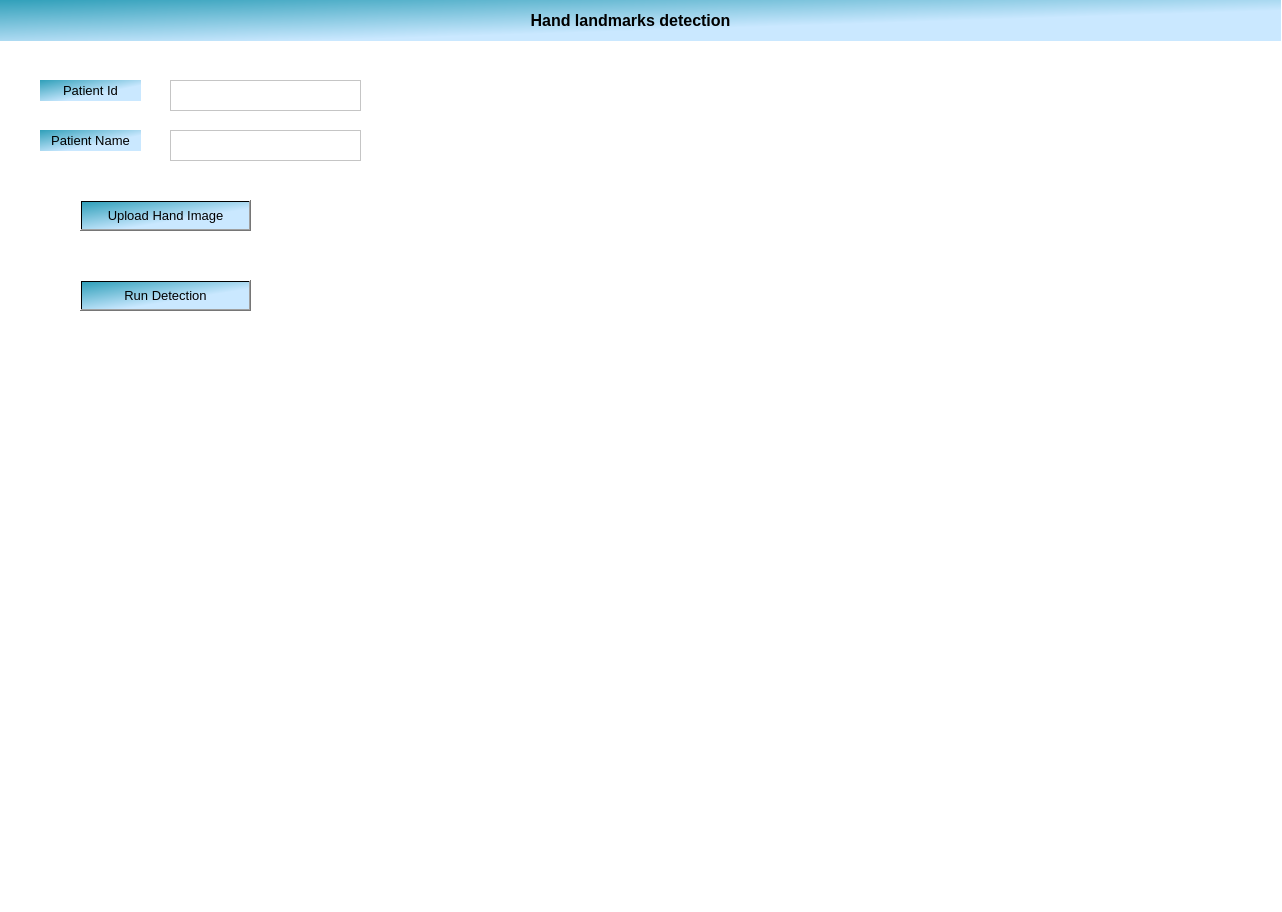
<?xml version="1.0" encoding="UTF-8"?>
<ui version="4.0">
 <class>MainWindow</class>
 <widget class="QMainWindow" name="MainWindow">
  <property name="geometry">
   <rect>
    <x>0</x>
    <y>0</y>
    <width>1282</width>
    <height>912</height>
   </rect>
  </property>
  <property name="windowTitle">
   <string>Hand landmarks</string>
  </property>
  <property name="styleSheet">
   <string notr="true">background-color: rgb(255, 255, 255);
</string>
  </property>
  <widget class="QWidget" name="centralwidget">
   <widget class="QLabel" name="label">
    <property name="geometry">
     <rect>
      <x>-20</x>
      <y>0</y>
      <width>1301</width>
      <height>41</height>
     </rect>
    </property>
    <property name="sizePolicy">
     <sizepolicy hsizetype="Preferred" vsizetype="Preferred">
      <horstretch>0</horstretch>
      <verstretch>0</verstretch>
     </sizepolicy>
    </property>
    <property name="font">
     <font>
      <pointsize>12</pointsize>
      <weight>75</weight>
      <bold>true</bold>
     </font>
    </property>
    <property name="autoFillBackground">
     <bool>false</bool>
    </property>
    <property name="styleSheet">
     <string notr="true">background-color: qlineargradient(spread:reflect, x1:0, y1:0, x2:1, y2:1, stop:0 rgba(47, 159, 185, 255), stop:0.625164 rgba(202, 232, 255, 255));</string>
    </property>
    <property name="text">
     <string>Hand landmarks detection</string>
    </property>
    <property name="alignment">
     <set>Qt::AlignCenter</set>
    </property>
   </widget>
   <widget class="QLabel" name="label_2">
    <property name="geometry">
     <rect>
      <x>40</x>
      <y>80</y>
      <width>101</width>
      <height>21</height>
     </rect>
    </property>
    <property name="font">
     <font>
      <pointsize>10</pointsize>
     </font>
    </property>
    <property name="styleSheet">
     <string notr="true">background-color: qlineargradient(spread:reflect, x1:0, y1:0, x2:1, y2:1, stop:0 rgba(47, 159, 185, 255), stop:0.625164 rgba(202, 232, 255, 255));</string>
    </property>
    <property name="frameShadow">
     <enum>QFrame::Raised</enum>
    </property>
    <property name="text">
     <string>Patient Id</string>
    </property>
    <property name="alignment">
     <set>Qt::AlignCenter</set>
    </property>
   </widget>
   <widget class="QPlainTextEdit" name="plainTextEdit">
    <property name="geometry">
     <rect>
      <x>170</x>
      <y>80</y>
      <width>191</width>
      <height>31</height>
     </rect>
    </property>
   </widget>
   <widget class="QLabel" name="label_3">
    <property name="geometry">
     <rect>
      <x>40</x>
      <y>130</y>
      <width>101</width>
      <height>21</height>
     </rect>
    </property>
    <property name="font">
     <font>
      <pointsize>10</pointsize>
     </font>
    </property>
    <property name="styleSheet">
     <string notr="true">background-color: qlineargradient(spread:reflect, x1:0, y1:0, x2:1, y2:1, stop:0 rgba(47, 159, 185, 255), stop:0.625164 rgba(202, 232, 255, 255));</string>
    </property>
    <property name="frameShadow">
     <enum>QFrame::Raised</enum>
    </property>
    <property name="text">
     <string>Patient Name</string>
    </property>
    <property name="alignment">
     <set>Qt::AlignCenter</set>
    </property>
   </widget>
   <widget class="QPlainTextEdit" name="plainTextEdit_2">
    <property name="geometry">
     <rect>
      <x>170</x>
      <y>130</y>
      <width>191</width>
      <height>31</height>
     </rect>
    </property>
   </widget>
   <widget class="QPushButton" name="pushButton">
    <property name="geometry">
     <rect>
      <x>80</x>
      <y>200</y>
      <width>171</width>
      <height>31</height>
     </rect>
    </property>
    <property name="font">
     <font>
      <pointsize>10</pointsize>
      <weight>50</weight>
      <bold>false</bold>
     </font>
    </property>
    <property name="styleSheet">
     <string notr="true">background-color: qlineargradient(spread:reflect, x1:0, y1:0, x2:1, y2:1, stop:0 rgba(47, 159, 185, 255), stop:0.625164 rgba(202, 232, 255, 255));</string>
    </property>
    <property name="text">
     <string>Upload Hand Image</string>
    </property>
   </widget>
   <widget class="QLabel" name="imageViewer">
    <property name="geometry">
     <rect>
      <x>400</x>
      <y>80</y>
      <width>881</width>
      <height>771</height>
     </rect>
    </property>
    <property name="sizePolicy">
     <sizepolicy hsizetype="Expanding" vsizetype="Expanding">
      <horstretch>0</horstretch>
      <verstretch>0</verstretch>
     </sizepolicy>
    </property>
    <property name="styleSheet">
     <string notr="true">border-color: rgb(170, 255, 255);
background-image: url(:/default_image_background/images/upload_image_template.jpg);</string>
    </property>
    <property name="text">
     <string/>
    </property>
    <property name="pixmap">
     <pixmap resource="resources.qrc">:/default_image_background/C:/Users/Sumedha/BMEProject/HandDetection/images/upload_image_template.jpg</pixmap>
    </property>
    <property name="scaledContents">
     <bool>true</bool>
    </property>
    <property name="alignment">
     <set>Qt::AlignLeading|Qt::AlignLeft|Qt::AlignVCenter</set>
    </property>
   </widget>
   <widget class="QPushButton" name="pushButton_2">
    <property name="geometry">
     <rect>
      <x>80</x>
      <y>280</y>
      <width>171</width>
      <height>31</height>
     </rect>
    </property>
    <property name="font">
     <font>
      <pointsize>10</pointsize>
      <weight>50</weight>
      <bold>false</bold>
     </font>
    </property>
    <property name="styleSheet">
     <string notr="true">background-color: qlineargradient(spread:reflect, x1:0, y1:0, x2:1, y2:1, stop:0 rgba(47, 159, 185, 255), stop:0.625164 rgba(202, 232, 255, 255));</string>
    </property>
    <property name="text">
     <string>Run Detection</string>
    </property>
   </widget>
  </widget>
  <widget class="QMenuBar" name="menubar">
   <property name="geometry">
    <rect>
     <x>0</x>
     <y>0</y>
     <width>1282</width>
     <height>22</height>
    </rect>
   </property>
  </widget>
  <widget class="QStatusBar" name="statusbar"/>
 </widget>
 <resources>
  <include location="resources.qrc"/>
 </resources>
 <connections/>
</ui>
